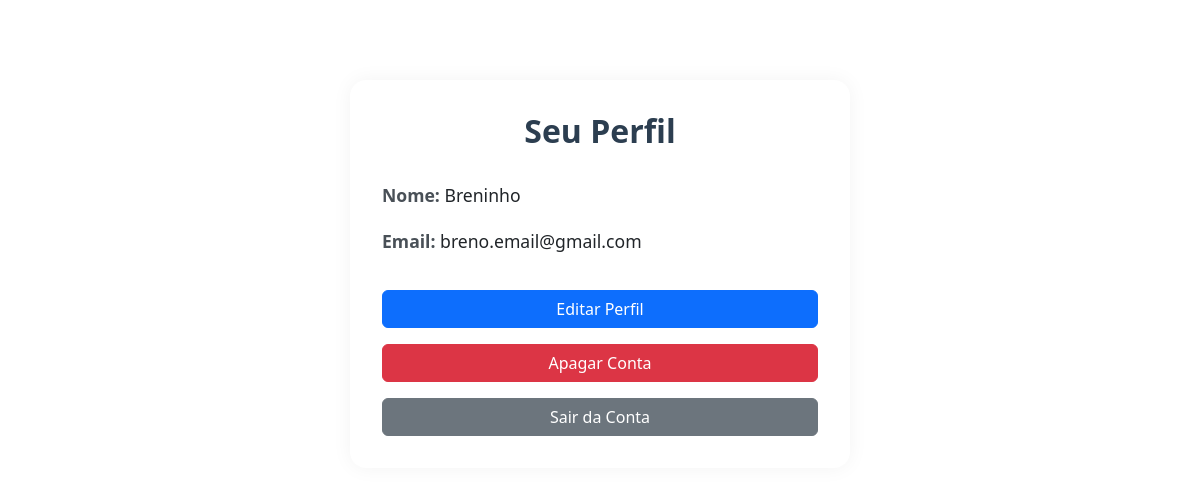
The page /perfil/2/ on the database as committed earlier.
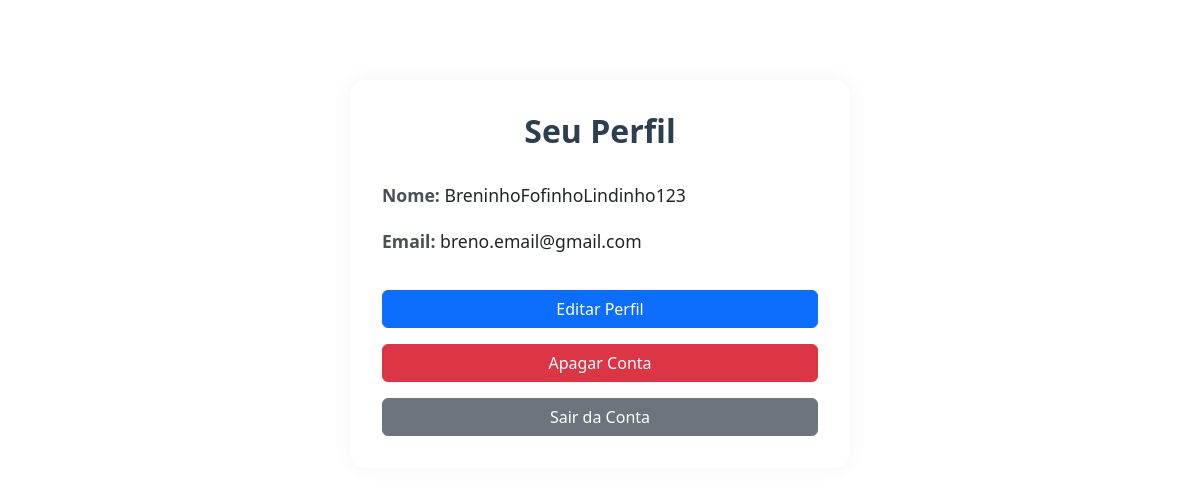
The same page on the database as committed later.
### meu_app/models.py (models this page shows, shortened)
class Usuario(models.Model):
    nome = models.CharField(max_length=100)
    email = models.EmailField(unique=True)
    senha = models.CharField(max_length=100)

### meu_app/views.py (the view)
# urls.py: path('perfil/<int:pk>/', views.perfil_usuario, name='perfil'),
def perfil_usuario(request, pk):
    usuario = get_object_or_404(Usuario, pk=pk)
    return render(request, 'meu_app/perfil.html', {'usuario': usuario})

### meu_app/templates/meu_app/perfil.html (shortened to what this page needs)
{% load static %}
<!DOCTYPE html>
<html lang="pt-br">
<head>
    <link rel="stylesheet" href="https://cdn.jsdelivr.net/npm/bootstrap@5.3.0/dist/css/bootstrap.min.css">
    <link rel="stylesheet" href="{% static 'meu_app/perfil.css' %}">
</head>
<body>
    <div class="container">
        <div class="perfil-container">
            <h2>Seu Perfil</h2>
            <div class="informacoes-perfil">
                <p><strong>Nome:</strong> {{ usuario.nome }}</p>
                <p><strong>Email:</strong> {{ usuario.email }}</p>
            </div>
            <a href="{% url 'editar' usuario.id %}" class="btn btn-primary btn-editar">Editar Perfil</a>
            <button class="btn btn-danger btn-editar" data-bs-toggle="modal" data-bs-target="#modalExcluir">Apagar Conta</button>
            <button class="btn btn-secondary btn-editar" data-bs-toggle="modal" data-bs-target="#modalLogout">Sair da Conta</button>
        </div>
    </div>
</body>
</html>

Rows that differ between the two databases and show on the page:
changed Usuario "breno.email@gmail.com": nome "Breninho" → "BreninhoFofinhoLindinho123"
